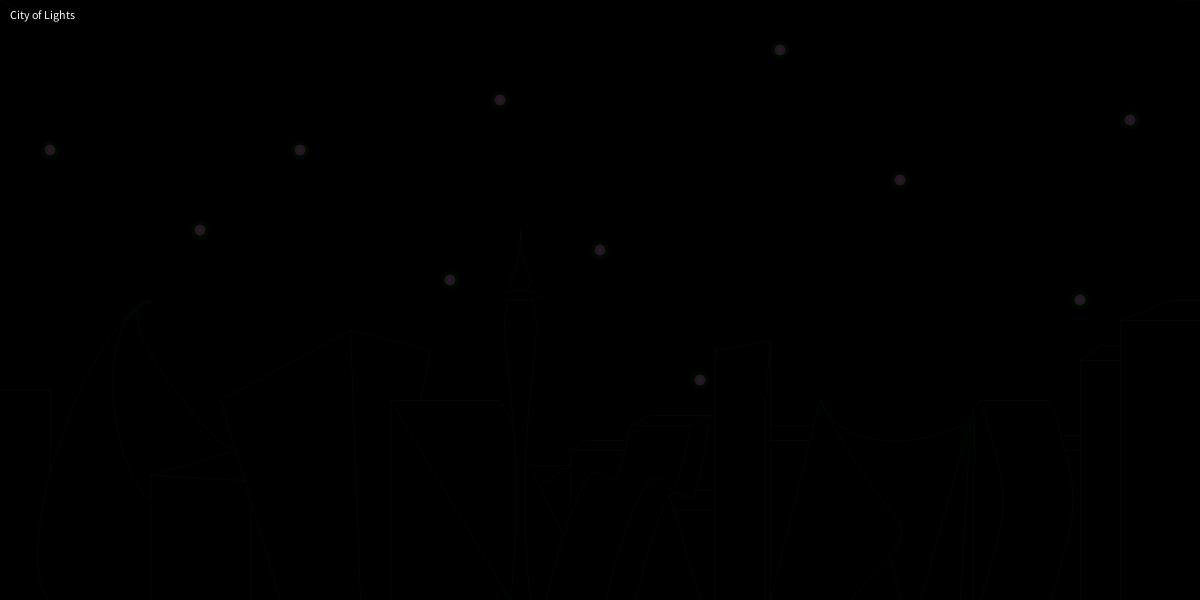
Frame 1 (no input)
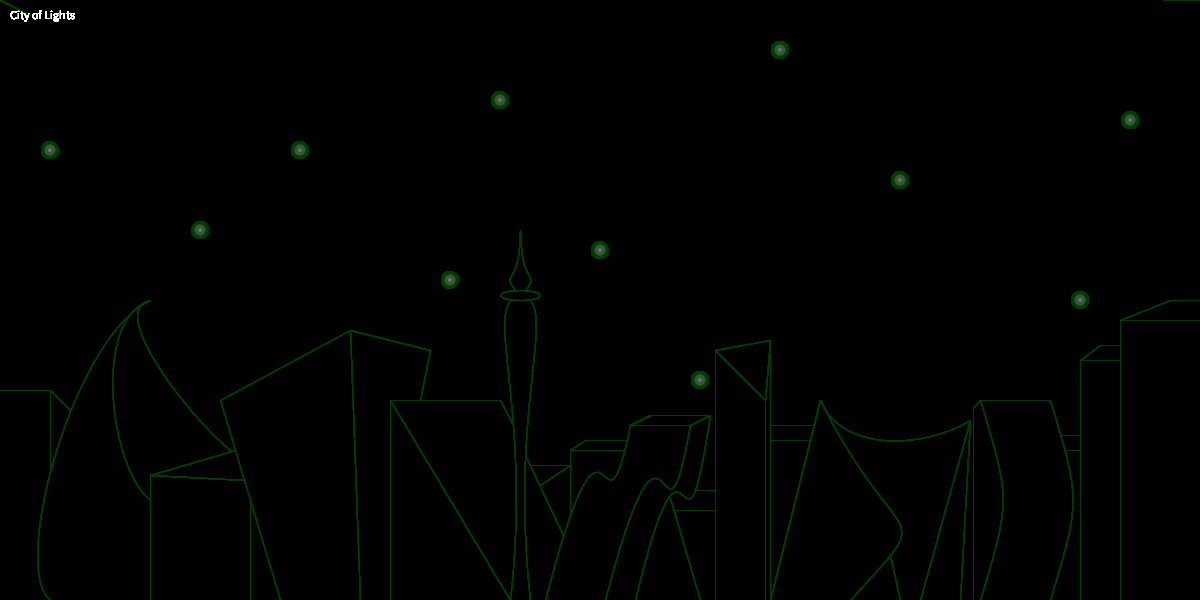
Frame 60 (the mouse pressed at the canvas centre just before this capture)
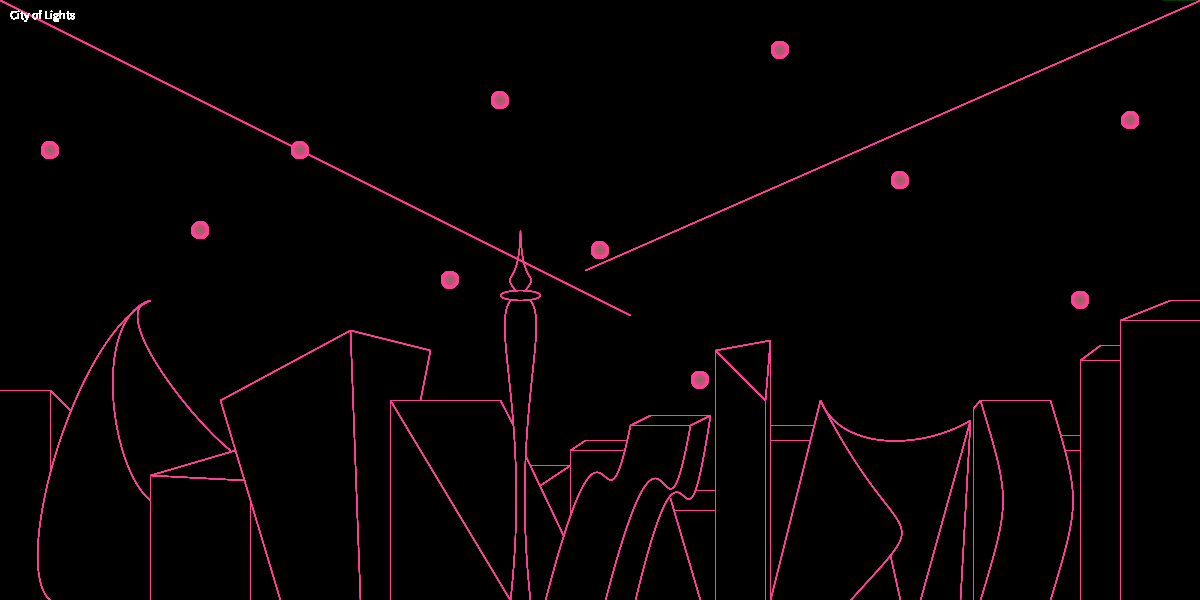
Frame 120 (the mouse held since frame 60 and released just before this capture)

The Processing sketch that drew these frames (run headless with seeded random() and noise(); from frame 60 on, the mouse is pressed at the canvas centre):

// Processing sketch: processing_72345
// ── processing_72345.pde

//Alyssa Hamilton
//Introduction to Digital Media Fall 2012
//Section A
//9.11.12
 
 
 
float x2;
float y2;
float randomDiameter = random(7,13);


int clicked =-1;

void setup()
{
 background(0);
 size(1200,600);
 smooth();
 }
 
 
 
 void draw()
 {
 
  strokeWeight(1);
  stroke(mouseX/2,random(100),mouseY/2,80);
     line(mouseX+30,mouseY+15,x2,y2);
     line(mouseX-15,mouseY-30,1200,0);
 strokeWeight(7);
     fill(random(50,150),random(50,150),random(50,150),random(50,150));
     ellipse(50,150,randomDiameter,randomDiameter);
     ellipse(300,150,randomDiameter,randomDiameter);
     ellipse(600,250,randomDiameter,randomDiameter);
     ellipse(780,50,randomDiameter,randomDiameter);
     ellipse(450,280,randomDiameter,randomDiameter);
     ellipse(900,180,randomDiameter,randomDiameter);
     ellipse(1080,300,randomDiameter,randomDiameter);
     ellipse(200,230,randomDiameter,randomDiameter);
     ellipse(700,380,randomDiameter,randomDiameter);
     ellipse(500,100,randomDiameter,randomDiameter);
     ellipse(1130,120,randomDiameter,randomDiameter);
 
   strokeWeight(1);
   noFill();
 
   line(50,470,50,390);                      //1st Building
   line(50,390,0,390);
   line(50,390,70,410);
 
   curve(500,400,150,300,50,600,400,500);    //2nd Building
   curve(500,400,150,300,150,500,400,500);
   curve(500,400,150,300,230,450,400,500);
 
   line(150,600,150,475);                     //3rd Building
   line(250,600,250,500);
   line(150,475,245,480);
   line(150,475,235,450);
 
 
   line(280,600,220,400);                    //4th Building
   line(360,600,350,330);
   line(220,400,350,330);
   line(350,330,430,350);
   line(430,350,420,400);
 
   line(390,600,390,400);                    //5th Building
   line(390,400,510,600);
   line(390,400,500,400);
   line(563,535,525,455);
   line(500,400,513,425);
 
  bezier(510,600,530,420,490,325,510,300);  //6th Building (Tower)
  bezier(530,600,510,420,550,325,530,300);
   ellipse(520,295,40,10);
   bezier(515,290,500,270,519,290,520,230);
   bezier(525,290,540,270,521,290,520,230);
 
   bezier(545,600,610,350,600,570,630,425);  //7th Building (Curvy)
   bezier(605,600,670,350,660,590,690,425);
   bezier(635,600,690,370,680,610,710,415);
   line(630,425,690,425);
   line(690,425,710,415);
   line(630,425,650,415);
   line(710,415,650,415);
   line(670,498,700,600);
 
   line(715,600,715,350);                    //8th Building (Triangle)
   line(765,600,765,400);
   line(715,350,765,400);
   line(765,400,770,340);
   line(770,600,770,340);
   line(715,350,770,340);
 
   bezier(850,600,940,500,900,560,820,400);   //9th Building (Gehry Style)
   line(820,400,770,600);
   line(900,600,890,555);
   bezier(820,400,840,450,920,450,970,420);
   line(970,420,920,600);
   line(970,420,960,600);
 
   bezier(980,600,1010,500,1010,500,980,400);   //10th Building
   bezier(1050,600,1080,500,1080,500,1050,400);
   line(973,408,973,600);
   line(973,408,980,400);
   line(980,400,1050,400);
 
   line(1120,360,1080,360);                    //11th Building
   line(1080,360,1080,600);  
   line(1080,360,1100,345);
   line(1100,345,1120,345);
   line(1080,450,1065,450);
   line(1080,435,1060,435);
 
   line(1200,320,1120,320);                    //12th Building
   line(1120,320,1120,600);
   line(1120,320,1170,300);
   line(1170,300,1200,300);
 
   line(570,515,570,450);                     //Extras
   line(570,450,625,450);
   line(570,450,585,440);
   line(585,440,625,440);
   line(540,485,570,465);
   line(570,465,530,465);
   line(675,510,715,510);
   line(715,490,695,490);
   line(770,440,810,440);
   line(770,425,813,425);
 
 String s = "City of Lights";
 fill(255);
 text(s, 10, 10, 70, 110);
 
 
 }
 
 
 void mouseClicked()
 {
    x2=random(255);
    y2=random(255);
    clicked*=-40;
 
 } 

void keyPressed(){
  if(key=='s')
  save("AlyssaHamilton.pde");
}
